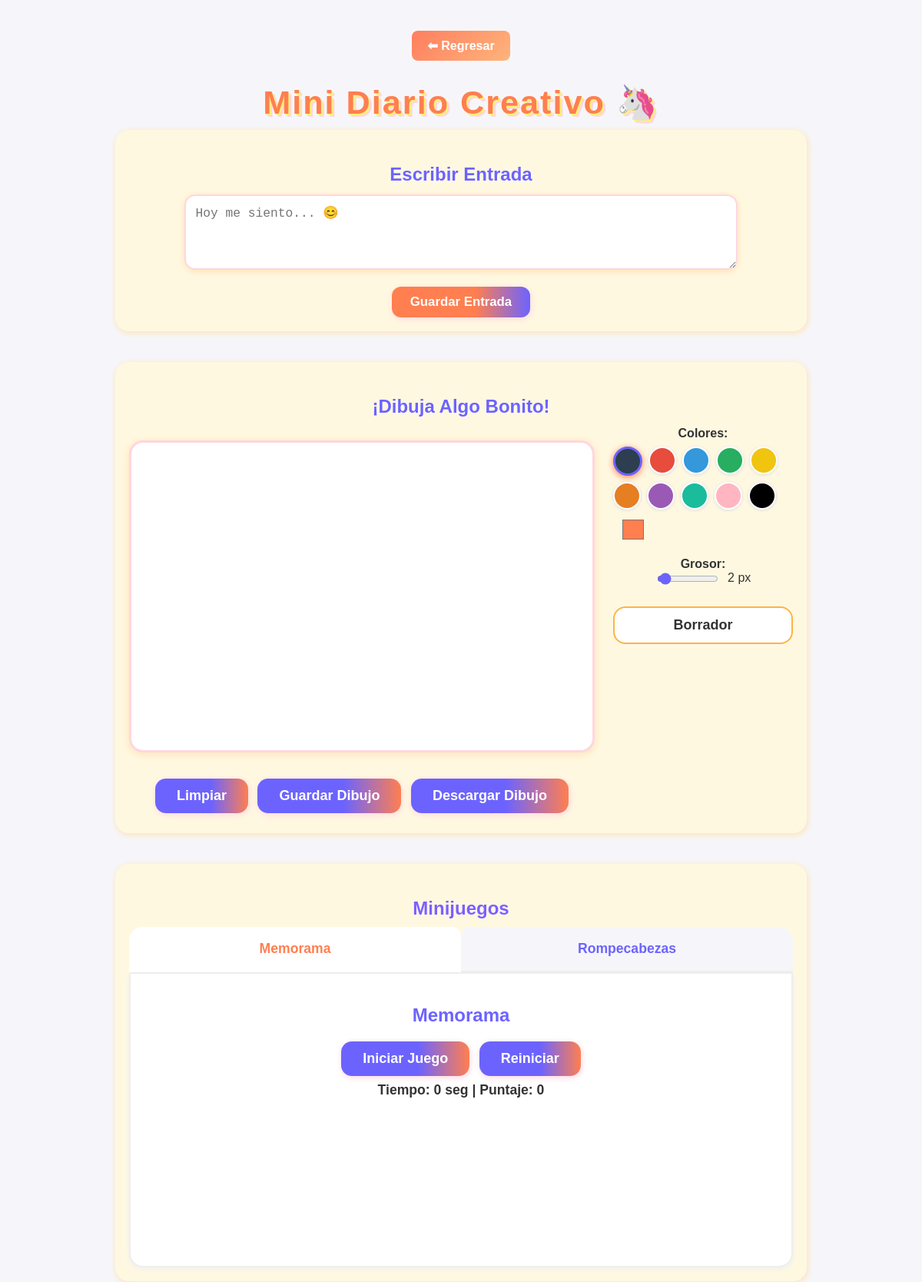
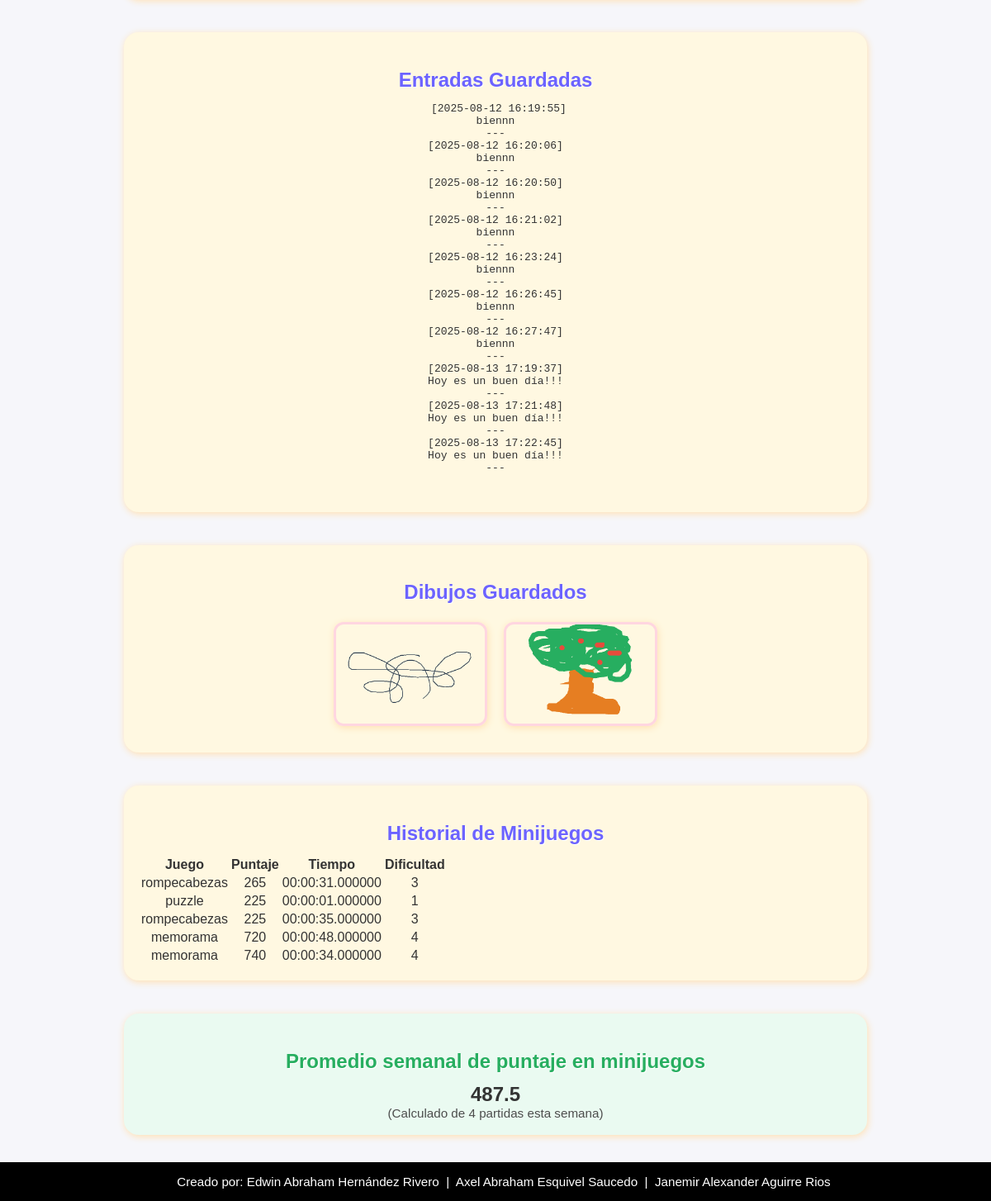
Screenshot of /Inicio/mini.php (signed in) with the database file from the repository (2 pictures, top to bottom).
### tables this page shows
CREATE TABLE `juegos` (
  `ID` int(11) NOT NULL,
  `Nombre` varchar(50) NOT NULL,
  `Puntaje` int(3) NOT NULL,
  `Tiempo` time(6) DEFAULT NULL,
  `Dificultad` varchar(20) NOT NULL,
  `Juego` varchar(25) NOT NULL,
  `fecha_asignacion` date DEFAULT NULL
);

### Inicio/mini.php (the view, shortened to what this page needs)
<?php
$mysqli = new mysqli("localhost", "root", "", "inicio");
$user_id = isset($_SESSION['user_id']) ? $_SESSION['user_id'] : null;
$usuario_nino = isset($_SESSION['usuario']) ? $_SESSION['usuario'] : null;
$juegos_asignados = [];
if ($user_id) {
    if ($stmt = $mysqli->prepare("SELECT juego, dificultad FROM asignaciones_juegos WHERE id_nino = ?")) {
        $stmt->bind_param("i", $user_id);
        $stmt->execute();
        $result = $stmt->get_result();
        while ($row = $result->fetch_assoc()) {
            $juegos_asignados[$row['juego']] = $row['dificultad'];
        }
    }
}
$promedio_semanal = null;
$num_partidas = 0;
if ($usuario_nino) {
    $hoy = new DateTime();
    $dia_semana = $hoy->format('N');
    $inicio_semana = clone $hoy;
    $fin_semana = clone $hoy;
    $inicio_semana->modify('-' . ($dia_semana - 1) . ' days')->setTime(0,0,0);
    $fin_semana->modify('+' . (7 - $dia_semana) . ' days')->setTime(23,59,59);
$sql = "SELECT Puntaje FROM juegos WHERE Nombre = ? AND fecha_asignacion BETWEEN ? AND ?";
    if ($stmt = $mysqli->prepare($sql)) {
        $nombre = $usuario_nino;
        $fecha_inicio = $inicio_semana->format('Y-m-d');
        $fecha_fin = $fin_semana->format('Y-m-d');
        $stmt->bind_param("sss", $nombre, $fecha_inicio, $fecha_fin);
        $stmt->execute();
        $res = $stmt->get_result();
        $total = 0; $num_partidas = 0;
        while ($row = $res->fetch_assoc()) {
            $total += intval($row['Puntaje']);
            $num_partidas++;
        }
        if ($num_partidas > 0) {
            $promedio_semanal = round($total / $num_partidas, 2);
        }
    }
}
?>
<!DOCTYPE html>
<html lang="es">
<head>
</head>
<body>
    <a href="htdocs/inicio/ninos.php" class="btn-regresar">⬅ Regresar</a>
    <h1>Mini Diario Creativo 🦄</h1>
    <div class="section">
        <h2>Escribir Entrada</h2>
        <form method="post">
            <textarea name="texto" placeholder="Hoy me siento... 😊"></textarea><br>
            <button type="submit">Guardar Entrada</button>
        </form>
    </div>
    <div class="section">
        <h2>¡Dibuja Algo Bonito!</h2>
        <div style="display: flex; align-items: flex-start; gap: 24px;">
            <div>
                <canvas id="canvas" width="600" height="400"></canvas><br>
                <button class="btn-chido" onclick="limpiarCanvas()" id="limpiarCanvas">Limpiar</button>
<button class="btn-chido" onclick="guardarDibujo()" id="guardarDibujo">Guardar Dibujo</button>
<button class="btn-chido" id="descargarDibujo" type="button">Descargar Dibujo</button>
            </div>
            <div style="display: flex; flex-direction: column; gap: 18px; min-width: 120px;">
                <div>
                    <label style="font-weight: bold;">Colores:</label><br>
                    <div id="colorPalette" style="display: flex; flex-wrap: wrap; gap: 8px; margin-top: 8px;">
                        <div class="color-circle" data-color="#2c3e50" style="background:#2c3e50;" title="#2c3e50"></div>
                        <div class="color-circle" data-color="#e74c3c" style="background:#e74c3c;" title="#e74c3c"></div>
                        <div class="color-circle" data-color="#3498db" style="background:#3498db;" title="#3498db"></div>
                        <div class="color-circle" data-color="#27ae60" style="background:#27ae60;" title="#27ae60"></div>
                        <div class="color-circle" data-color="#f1c40f" style="background:#f1c40f;" title="#f1c40f"></div>
                        <div class="color-circle" data-color="#e67e22" style="background:#e67e22;" title="#e67e22"></div>
                        <div class="color-circle" data-color="#9b59b6" style="background:#9b59b6;" title="#9b59b6"></div>
                        <div class="color-circle" data-color="#1abc9c" style="background:#1abc9c;" title="#1abc9c"></div>
                        <div class="color-circle" data-color="#ffb6c1" style="background:#ffb6c1;" title="#ffb6c1"></div>
                        <div class="color-circle" data-color="#000" style="background:#000;" title="#000"></div>
                        <input type="color" id="colorPersonalizado" value="#ff7f50" style="width:36px; height:36px; border:none; background:none; cursor:pointer; margin-left:8px;">
                    </div>
                </div>
                <div>
                    <label style="font-weight: bold;">Grosor:</label><br>
                    <input type="range" id="grosorPicker" min="1" max="20" value="2" style="width: 80px;">
                    <span id="grosorValor">2</span> px
                </div>
                <div>
                    <button id="borradorBtn" type="button" style="width: 100%; padding: 12px; background: #fff; color: #333; border: 2px solid #ffb347; border-radius: 16px; font-size: 18px; font-weight: bold; cursor: pointer; transition: background 0.2s, transform 0.2s;">Borrador</button>
                </div>
            </div>
        </div>
    </div>
    <div class="section">
    <h2 style="color:#7c5fff; font-family:inherit; margin-bottom:10px;">Minijuegos</h2>
    <?php if (empty($juegos_asignados)): ?>
        <div style="font-size: 1.2em; color: #6c63ff; padding: 20px;">
            <p>Aún no tienes juegos asignados. Por favor, pide a tu psicólogo que te asigne uno.</p>
        </div>
    <?php else: ?>
        <div style="max-width: 100%; margin:auto;">
            <div id="tabs">
                <?php
                $first_game = true;
                foreach ($juegos_asignados as $juego => $dificultad):
                ?>
                    <button class="tab-btn <?php echo $first_game ? 'active' : ''; ?>" data-tab="<?php echo htmlspecialchars($juego); ?>">
                        <?php echo htmlspecialchars(ucfirst($juego)); ?>
                    </button>
                <?php $first_game = false; endforeach; ?>
            </div>
            <div id="tab-content">
                <?php
                $first_game = true;
                foreach ($juegos_asignados as $juego => $dificultad):
                ?>
                    <div class="game-view <?php echo $first_game ? 'active' : ''; ?>" id="<?php echo htmlspecialchars($juego); ?>">
                        <h2><?php echo htmlspecialchars(ucfirst($juego)); ?></h2>
                        <div id="acciones-<?php echo htmlspecialchars($juego); ?>">
                            <button id="btn-iniciar-<?php echo htmlspecialchars($juego); ?>" class="btn-chido">Iniciar Juego</button>
                            <button id="reiniciar-<?php echo htmlspecialchars($juego); ?>" class="btn-chido">Reiniciar</button>
                        </div>
                        <div id="marcador-<?php echo htmlspecialchars($juego); ?>">
                          Tiempo: <span id="tiempo-<?php echo htmlspecialchars($juego); ?>">0</span> seg |
                          Puntaje: <span id="puntaje-<?php echo htmlspecialchars($juego); ?>">0</span>
                        </div>
                    </div>
                <?php $first_game = false; endforeach; ?>
            </div>
        </div>
    <?php endif; ?>
    </div>
    <div class="section">
        <h2>Entradas Guardadas</h2>
        <pre> <?php if ($user_id) { $res = $mysqli->prepare("SELECT Nota FROM niños WHERE ID = ?"); $res->bind_param("i", $user_id); $res->execute(); $res->bind_result($nota); if ($res->fetch() && $nota) { echo htmlspecialchars($nota); } else { echo "No hay entradas guardadas."; } $res->close(); } else { echo "Debes iniciar sesión como niño para ver tus entradas."; } ?> </pre>
    </div>
    <div class="section">
        <h2>Dibujos Guardados</h2> <?php if ($usuario_nino) { $res = $mysqli->prepare("SELECT Dibujo FROM niños WHERE Nombre = ?"); $res->bind_param("s", $usuario_nino); $res->execute(); $res->bind_result($dibujos); if ($res->fetch() && $dibujos) { $rutas = array_filter(explode(",", $dibujos)); foreach ($rutas as $img) { if (file_exists($img)) { echo "<img src='$img'>"; } } } else { echo "No hay dibujos guardados."; } $res->close(); } else { echo "Debes iniciar sesión como niño para ver tus dibujos."; } ?>
    </div>
    <div class="section">
        <h2>Historial de Minijuegos</h2> <table> <tr> <th>Juego</th> <th>Puntaje</th> <th>Tiempo</th> <th>Dificultad</th> </tr> <?php if ($usuario_nino) { $stmt = $mysqli->prepare("SELECT Juego, Puntaje, Tiempo, Dificultad FROM juegos WHERE Nombre = ? ORDER BY ID DESC"); $stmt->bind_param("s", $usuario_nino); $stmt->execute(); $stmt->bind_result($juego, $puntaje, $tiempo, $dificultad); $hayDatos = false; while ($stmt->fetch()) { $hayDatos = true; echo "<tr> <td>$juego</td> <td>$puntaje</td> <td>$tiempo</td> <td>$dificultad</td> </tr>"; } if (!$hayDatos) { echo "<tr><td colspan='4'>No hay registros de minijuegos.</td></tr>"; } $stmt->close(); } else { echo "<tr><td colspan='4'>Debes iniciar sesión para ver tu historial de minijuegos.</td></tr>"; } ?> </table>
    </div>
     <?php if ($promedio_semanal !== null): ?>
        <div class="section" style="background:#eafaf1;">
            <h2 style="color:#27ae60;">Promedio semanal de puntaje en minijuegos</h2>
            <div style="font-size:1.5em;font-weight:bold">
                <?php echo htmlspecialchars($promedio_semanal); ?>
            </div>
            <div style="font-size:0.95em;color:#4d4d4d;">
                (Calculado de <?php echo htmlspecialchars($num_partidas); ?> partida<?php echo $num_partidas==1?'':'s'; ?> esta semana)
            </div>
        </div>
    <?php endif; ?>
    <footer class="footer">
  <p>Creado por: Edwin Abraham Hernández Rivero &nbsp;|&nbsp; Axel Abraham Esquivel Saucedo &nbsp;|&nbsp; Janemir Alexander Aguirre Rios</p>
</footer>
</body>
</html>

### Inicio/mini.php (style rules this page uses)
body { font-family: Arial, sans-serif; background: #f6f6fa; padding: 40px; max-width: 900px; margin: auto; color: #333; text-align: center; }
h1 { color: #ff7f50; text-shadow: 2px 2px 0 #fff176, 4px 4px 0 #ffd6e0; font-size: 2.7em; margin-bottom: 10px; letter-spacing: 2px; }
h2 { color: #6c63ff; text-shadow: 1px 1px 0 #fff; margin-bottom: 12px; }
.section { margin-bottom: 40px; background: #fff8e1; border-radius: 18px; box-shadow: 1px 2px 8px #ffe0b2; padding: 24px 18px 18px 18px; }
img { max-width: 180px; margin: 10px; border: 3px solid #ffd6e0; border-radius: 12px; box-shadow: 1px 2px 8px #ffe0b2; }
.tab-btn { background: #f6f6fa; color: #6c63ff; border: none; font-weight: bold; font-size: 1.1em; padding: 18px 0; cursor: pointer; transition: background .2s, color .2s; border-radius: 12px 12px 0 0; border-bottom: 2px solid #eee; outline: none; flex: 1; }
.tab-btn.active { background: #fff; color: #ff7f50; border-bottom: 2px solid #fff; }
#tabs { display: flex; border-bottom: 2px solid #eee; border-radius: 18px 18px 0 0; overflow: hidden; }
#tab-content { background: #fff; border-radius: 0 0 18px 18px; box-shadow: 0 2px 8px #eee; border: 2px solid #eee; border-top: none; overflow: visible !important; padding: 0; }
.game-view { display: none; padding: 20px 0; min-height: 340px; }
.game-view.active { display: block; }
.btn-chido, #descargarDibujo, #guardarDibujo, #limpiarCanvas { padding: 12px 28px; background: linear-gradient(90deg, #6c63ff 60%, #ff7f50 100%); color: #fff; border: none; border-radius: 14px; font-size: 18px; font-weight: bold; cursor: pointer; box-shadow: 1px 2px 8px #ffd6e0; transition: background 0.2s, transform 0.2s; outline: none; margin: 8px 4px; display: inline-block; }
#marcador, #marcador-puzzle, #marcador-memorama { margin-bottom: 12px; font-weight: bold; font-size: 1.1em; }
.color-circle { width: 32px; height: 32px; border-radius: 50%; border: 2px solid #fff; box-shadow: 0 1px 4px #ddd; cursor: pointer; display: inline-block; transition: box-shadow 0.2s, border 0.2s; }
.color-circle.selected { border: 3px solid #6c63ff; box-shadow: 0 2px 8px #ff7f50; }
input[type="color"]#colorPersonalizado { width: 36px; height: 36px; border: none; background: none; cursor: pointer; margin-left: 8px; vertical-align: middle; }
textarea[name="texto"] { width: 80%; min-height: 70px; border-radius: 14px; border: 2px solid #ffd6e0; padding: 12px; font-size: 1.25em; margin-bottom: 12px; background: #fff; resize: vertical; box-shadow: 0 2px 8px #ffe0b2; transition: box-shadow 0.2s, border-color 0.2s; }
form button[type="submit"] { padding: 10px 24px; background: linear-gradient(90deg, #ff7f50 60%, #6c63ff 100%); color: #fff; border: none; border-radius: 12px; font-size: 1.05em; font-weight: bold; cursor: pointer; box-shadow: 1px 2px 8px #ffd6e0; margin-top: 6px; }
input[type="range"]#grosorPicker { accent-color: #6c63ff; width: 80px; vertical-align: middle; margin-right: 8px; }
#borradorBtn { width: 100%; padding: 12px; background: #fff; color: #333; border: 2px solid #ffb347; border-radius: 16px; font-size: 18px; font-weight: bold; cursor: pointer; transition: background 0.2s, transform 0.2s; margin-top: 8px; }
#canvas { display: block; margin: 18px auto 8px auto; background: #fff; border: 3px solid #ffd6e0; border-radius: 18px; box-shadow: 0 2px 12px #ffe0b2; width: 600px; height: 400px; max-width: 98vw; }
.btn-regresar { display: inline-block; background: linear-gradient(135deg, #ff7e5f, #feb47b); color: white; padding: 10px 20px; border-radius: 8px; text-decoration: none; font-weight: bold; font-size: 1em; transition: transform 0.2s ease, box-shadow 0.2s ease; }
.footer { background-color: #000; color: #fff; text-align: center; padding: 15px 10px; font-size: 0.95em; border-top: 3px solid var(--accent); position: fixed; bottom: 0; left: 0; width: 100%; }
footer p { margin: 0; }

### rows the page displays
niños: Nota "[2025-08-12 16:19:55] biennn --- [2025-08-12 16:20:06] biennn --- [2025-08-12 16:20:50] biennn --- [2025-08-12 16:21:02] biennn --- [2025-08-12 16:23:24] biennn --- [2025-08-12 16:26:45] biennn --- [2025-08-12 16:27:47] biennn --- [2025-08-13 17:19:37] Hoy es un buen día!!! --- [2025-08-13 17:21:48] Hoy es un buen día!!! --- [2025-08-13 17:22:45] Hoy es un buen día!!! ---", Dibujo (picture)
juegos: Juego "rompecabezas", Puntaje "265", Tiempo "00:00:31.000000", Dificultad "3"
juegos: Juego "puzzle", Puntaje "225", Tiempo "00:00:01.000000", Dificultad "1"
juegos: Juego "rompecabezas", Puntaje "225", Tiempo "00:00:35.000000", Dificultad "3"
juegos: Juego "memorama", Puntaje "720", Tiempo "00:00:48.000000", Dificultad "4"
juegos: Juego "memorama", Puntaje "740", Tiempo "00:00:34.000000", Dificultad "4"

### other values shown
$juego "Memorama"
$juego "Rompecabezas"
$promedio_semanal "487.5"
$num_partidas "4"
